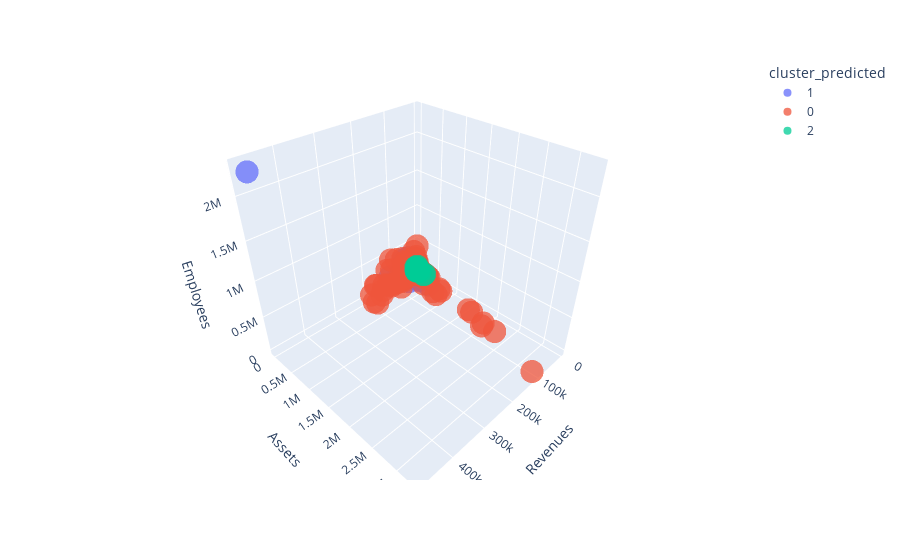

Write notebook code for a chart like this one.
### Code cell
import plotly.express as px
fig = px.scatter_3d(combinedDf, x='Revenues', y='Assets', z='Employees', color='cluster_predicted', opacity=0.75)
fig.show()
